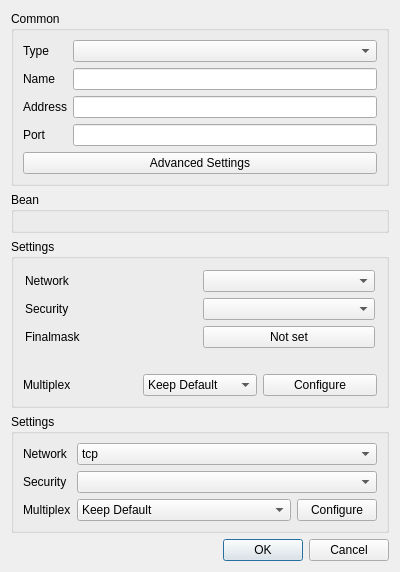
    <widget class="QWidget" name="left_w" native="true">
     <property name="sizePolicy">
      <sizepolicy hsizetype="Minimum" vsizetype="Maximum">
       <horstretch>0</horstretch>
       <verstretch>0</verstretch>
      </sizepolicy>
     </property>
     <property name="minimumSize">
      <size>
       <width>400</width>
       <height>0</height>
      </size>
     </property>
     <layout class="QVBoxLayout" name="left">
      <property name="sizeConstraint">
       <enum>QLayout::SizeConstraint::SetDefaultConstraint</enum>
      </property>
      <item>
       <widget class="QGroupBox" name="groupBox">
        <property name="sizePolicy">
         <sizepolicy hsizetype="Preferred" vsizetype="Maximum">
          <horstretch>0</horstretch>
          <verstretch>0</verstretch>
         </sizepolicy>
        </property>
        <property name="title">
         <string>Common</string>
        </property>
        <layout class="QVBoxLayout" name="verticalLayout_3">
         <item>
          <layout class="QGridLayout" name="gridLayout_2">
           <item row="2" column="1">
            <widget class="MyLineEdit" name="address"/>
           </item>
           <item row="1" column="1">
            <widget class="MyLineEdit" name="name"/>
           </item>
           <item row="3" column="1">
            <widget class="QLineEdit" name="port"/>
           </item>
           <item row="0" column="0">
            <widget class="QLabel" name="type_l">
             <property name="text">
              <string>Type</string>
             </property>
             <property name="buddy">
              <cstring>type</cstring>
             </property>
            </widget>
           </item>
           <item row="3" column="0">
            <widget class="QLabel" name="port_l">
             <property name="text">
              <string>Port</string>
             </property>
             <property name="buddy">
              <cstring>port</cstring>
             </property>
            </widget>
           </item>
           <item row="2" column="0">
            <widget class="QLabel" name="address_l">
             <property name="text">
              <string>Address</string>
             </property>
             <property name="buddy">
              <cstring>address</cstring>
             </property>
            </widget>
           </item>
           <item row="1" column="0">
            <widget class="QLabel" name="name_l">
             <property name="text">
              <string>Name</string>
             </property>
             <property name="buddy">
              <cstring>name</cstring>
             </property>
            </widget>
           </item>
           <item row="0" column="1">
            <widget class="QComboBox" name="type"/>
           </item>
          </layout>
         </item>
         <item>
          <widget class="QPushButton" name="advanced_button">
           <property name="uiLevel" stdset="0">
            <string notr="true">advanced</string>
           </property>
           <property name="text">
            <string>Advanced Settings</string>
           </property>
          </widget>
         </item>
        </layout>
       </widget>
      </item>
      <item>
       <widget class="QGroupBox" name="bean">
        <property name="sizePolicy">
         <sizepolicy hsizetype="Preferred" vsizetype="Maximum">
          <horstretch>0</horstretch>
          <verstretch>0</verstretch>
         </sizepolicy>
        </property>
        <property name="title">
         <string notr="true">Bean</string>
        </property>
        <layout class="QVBoxLayout" name="verticalLayout_4">
         <item>
          <widget class="QWidget" name="fake" native="true"/>
         </item>
        </layout>
       </widget>
      </item>
      <item>
       <widget class="QGroupBox" name="xray_settings_box">
        <property name="title">
         <string>Settings</string>
        </property>
        <layout class="QVBoxLayout" name="verticalLayout_9">
         <property name="leftMargin">
          <number>0</number>
         </property>
         <property name="topMargin">
          <number>0</number>
         </property>
         <property name="rightMargin">
          <number>0</number>
         </property>
         <property name="bottomMargin">
          <number>0</number>
         </property>
         <item>
          <widget class="QWidget" name="widget_4" native="true">
           <layout class="QGridLayout" name="gridLayout_4">
            <property name="leftMargin">
             <number>11</number>
            </property>
            <property name="topMargin">
             <number>11</number>
            </property>
            <property name="rightMargin">
             <number>11</number>
            </property>
            <property name="bottomMargin">
             <number>11</number>
            </property>
            <item row="0" column="0">
             <widget class="QLabel" name="label_9">
              <property name="text">
               <string>Network</string>
              </property>
              <property name="buddy">
               <cstring>xray_network</cstring>
              </property>
             </widget>
            </item>
            <item row="0" column="1">
             <widget class="QComboBox" name="xray_network"/>
            </item>
            <item row="1" column="0">
             <widget class="QLabel" name="label_10">
              <property name="text">
               <string>Security</string>
              </property>
              <property name="buddy">
               <cstring>xray_security</cstring>
              </property>
             </widget>
            </item>
            <item row="1" column="1">
             <widget class="QComboBox" name="xray_security"/>
            </item>
            <item row="2" column="0">
             <widget class="QLabel" name="label_xray_finalmask">
              <property name="text">
               <string>Finalmask</string>
              </property>
              <property name="buddy">
               <cstring>xray_finalmask_edit</cstring>
              </property>
             </widget>
            </item>
            <item row="2" column="1">
             <widget class="QPushButton" name="xray_finalmask_edit">
              <property name="text">
               <string>Not set</string>
              </property>
             </widget>
            </item>
           </layout>
          </widget>
         </item>
         <item>
          <widget class="QWidget" name="xray_mux_box" native="true">
           <layout class="QGridLayout" name="gridLayout_8">
            <item row="0" column="0">
             <widget class="QLabel" name="label_17">
              <property name="text">
               <string>Multiplex</string>
              </property>
              <property name="buddy">
               <cstring>xray_mux</cstring>
              </property>
             </widget>
            </item>
            <item row="0" column="1">
             <widget class="QComboBox" name="xray_mux">
              <item>
               <property name="text">
                <string>Keep Default</string>
               </property>
              </item>
              <item>
               <property name="text">
                <string>Enabled</string>
               </property>
              </item>
              <item>
               <property name="text">
                <string>Disabled</string>
               </property>
              </item>
              <item>
               <property name="text">
                <string>Custom</string>
               </property>
              </item>
             </widget>
            </item>
            <item row="0" column="2">
             <widget class="QPushButton" name="xray_mux_custom">
              <property name="text">
               <string>Configure</string>
              </property>
             </widget>
            </item>
           </layout>
          </widget>
         </item>
        </layout>
       </widget>
      </item>
      <item>
       <widget class="QGroupBox" name="stream_box">
        <property name="sizePolicy">
         <sizepolicy hsizetype="Preferred" vsizetype="Maximum">
          <horstretch>0</horstretch>
          <verstretch>0</verstretch>
         </sizepolicy>
        </property>
        <property name="minimumSize">
         <size>
          <width>0</width>
          <height>0</height>
         </size>
        </property>
        <property name="title">
         <string>Settings</string>
        </property>
        <layout class="QVBoxLayout" name="verticalLayout">
         <item>
          <layout class="QGridLayout" name="_2">
           <item row="2" column="0">
            <widget class="QLabel" name="multiplex_l">
             <property name="toolTip">
              <string>Server support is required</string>
             </property>
             <property name="text">
              <string>Multiplex</string>
             </property>
             <property name="buddy">
              <cstring>multiplex</cstring>
             </property>
            </widget>
           </item>
           <item row="1" column="0">
            <widget class="QLabel" name="security_l">
             <property name="toolTip">
              <string>Transport Layer Security. It must be consistent with the server, otherwise, the connection cannot be established.</string>
             </property>
             <property name="text">
              <string>Security</string>
             </property>
             <property name="buddy">
              <cstring>security</cstring>
             </property>
            </widget>
           </item>
           <item row="1" column="1">
            <widget class="QComboBox" name="security">
             <item>
              <property name="text">
               <string notr="true"/>
              </property>
             </item>
             <item>
              <property name="text">
               <string notr="true">tls</string>
              </property>
             </item>
            </widget>
           </item>
           <item row="0" column="0">
            <widget class="QLabel" name="network_l">
             <property name="toolTip">
              <string>The underlying transport method. It must be consistent with the server, otherwise, the connection cannot be established.</string>
             </property>
             <property name="text">
              <string>Network</string>
             </property>
             <property name="buddy">
              <cstring>network</cstring>
             </property>
            </widget>
           </item>
           <item row="2" column="1">
            <layout class="QHBoxLayout" name="multiplex_layout">
             <item>
              <widget class="QComboBox" name="multiplex">
               <property name="sizePolicy">
                <sizepolicy hsizetype="Expanding" vsizetype="Fixed">
                 <horstretch>0</horstretch>
                 <verstretch>0</verstretch>
                </sizepolicy>
               </property>
               <item>
                <property name="text">
                 <string>Keep Default</string>
                </property>
               </item>
               <item>
                <property name="text">
                 <string>On</string>
                </property>
               </item>
               <item>
                <property name="text">
                 <string>Off</string>
                </property>
               </item>
               <item>
                <property name="text">
                 <string>Custom</string>
                </property>
               </item>
              </widget>
             </item>
             <item>
              <widget class="QPushButton" name="multiplex_custom">
               <property name="text">
                <string>Configure</string>
               </property>
              </widget>
             </item>
            </layout>
           </item>
           <item row="0" column="1">
            <widget class="QComboBox" name="network">
             <property name="sizePolicy">
              <sizepolicy hsizetype="Expanding" vsizetype="Fixed">
               <horstretch>0</horstretch>
               <verstretch>0</verstretch>
              </sizepolicy>
             </property>
             <item>
              <property name="text">
               <string notr="true">tcp</string>
              </property>
             </item>
             <item>
              <property name="text">
               <string notr="true">ws</string>
              </property>
             </item>
             <item>
              <property name="text">
               <string notr="true">httpupgrade</string>
              </property>
             </item>
             <item>
              <property name="text">
               <string notr="true">http</string>
              </property>
             </item>
             <item>
              <property name="text">
               <string notr="true">grpc</string>
              </property>
             </item>
             <item>
              <property name="text">
               <string notr="true">quic</string>
              </property>
             </item>
            </widget>
           </item>
          </layout>
         </item>
        </layout>
       </widget>
      </item>
      <item>
       <layout class="QHBoxLayout" name="horizontalLayout_4">
        <item>
         <widget class="QDialogButtonBox" name="buttonBox">
          <property name="sizePolicy">
           <sizepolicy hsizetype="Expanding" vsizetype="Fixed">
            <horstretch>0</horstretch>
            <verstretch>0</verstretch>
           </sizepolicy>
          </property>
          <property name="orientation">
           <enum>Qt::Orientation::Horizontal</enum>
          </property>
          <property name="standardButtons">
           <set>QDialogButtonBox::StandardButton::Cancel|QDialogButtonBox::StandardButton::Ok</set>
          </property>
         </widget>
        </item>
       </layout>
      </item>
     </layout>
    </widget>
